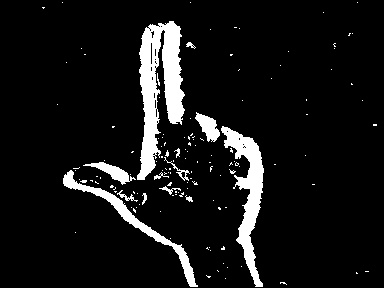
#> input picture L_1.jpg, 384 x 288 px, given in place of the camera
$ python 1_Record_Image.py
#> lines starting #> are read from the running program, lines starting #| are printed output that depends on the picture; after the words box and inside, x2 and y2 are one past the last pixel; in counts of white or black regions, pixels touching at a corner belong together
# -*- coding: utf-8 -*-
"""
Created on Sun Nov 17 15:10:52 2019
@author: Etermeteor

This is a file which records new training data
(fist, L, okay, palm, peace) * 20 = 100 New Data
"""

import cv2
# parameters
(cap_region_x_begin, cap_region_y_end) = (0.4, 0.6)  # start point/total width
(threshold, blurValue, bgSubThreshold) = (60, 41, 50)
learningRate = 0.7

# ===== ===== ===== ===== ===== ===== ===== ===== ===== ===== ===== ===== =====
cap = cv2.VideoCapture(0)
bgModel = cv2.createBackgroundSubtractorMOG2()
frame_count = 0
count = 0

while cap.isOpened():
    ret, frame = cap.read()
#> frame is the input picture: shape (288, 384, 3); min 0, max 255, mean 21.6
    frame = cv2.bilateralFilter(frame, 5, 50, 100)  # smoothing filter
    frame = cv2.flip(frame, 1)  # flip the frame horizontally
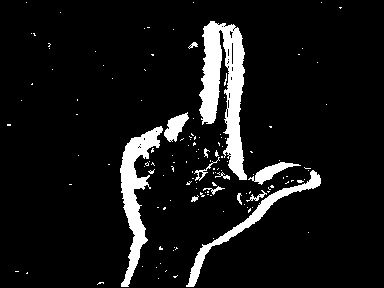
#> frame: shape (288, 384, 3); min 0, max 255, mean 21.6
    cv2.rectangle(frame, (int(cap_region_x_begin * frame.shape[1]), 0),
                  (frame.shape[1], int(cap_region_y_end * frame.shape[0])), (255, 0, 0), 2)
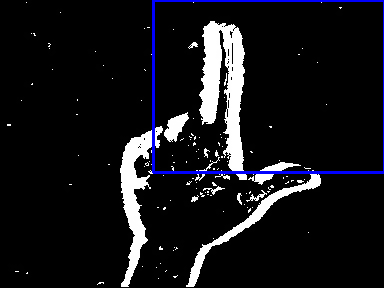
#> frame: shape (288, 384, 3); 1.66% of pixels changed, all inside (x1, y1, x2, y2) = (152, 0, 384, 174)

    cv2.imshow('Original Frame', frame)

    fgmask = bgModel.apply(frame, learningRate = learningRate)
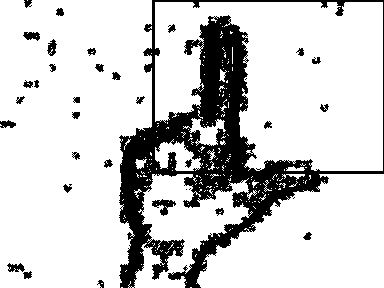
#> fgmask: shape (288, 384); values 127 (black) and 255 (white), 81.4% white; 35 black regions (4 under 20 px), largest, box (x1, y1, x2, y2) and area: (119, 0, 384, 288) 18986, (152, 199, 176, 216) 185, (23, 32, 40, 41) 106
    res = cv2.bitwise_and(frame, frame, mask = fgmask)

    img = res[0:int(cap_region_y_end * frame.shape[0]),
          int(cap_region_x_begin * frame.shape[1]):frame.shape[1]]  # clip the ROI
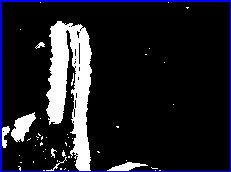
#> img: shape (172, 231, 3); mean B, G, R 38.5, 30.8, 30.8

    gray = cv2.cvtColor(img, cv2.COLOR_BGR2GRAY)
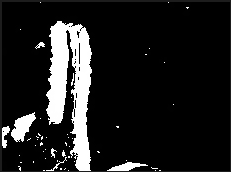
#> gray: shape (172, 231); min 0, max 255, mean 31.7
    blur = cv2.GaussianBlur(gray, (blurValue, blurValue), 0)
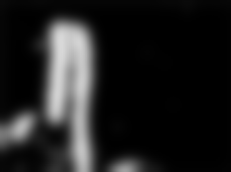
#> blur: shape (172, 231); min 0, max 216, mean 31.6
    ret, thresh = cv2.threshold(gray, threshold, 255, cv2.THRESH_BINARY + cv2.THRESH_OTSU)
#> thresh: shape (172, 231); 12.1% white; 52 white regions (45 under 20 px), largest, box (x1, y1, x2, y2) and area: (46, 21, 92, 171) 3888, (11, 112, 36, 142) 387, (107, 162, 148, 171) 187
#> ret = 29

    cv2.imshow('thresh', thresh)

    frame_count += 1
    if frame_count % 100 == 0:
        count += 1
        cv2.imwrite("NewTraining/peace_%d.jpg" % count, thresh)     # save frame as JPEG file
        print('Read a new frame: ', count)

    k = cv2.waitKey(5) & 0xff
#> (key Esc is pressed here)
    if k == 27:
        break

cap.release()
cv2.destroyAllWindows()

$ run again, on fist_5.jpg
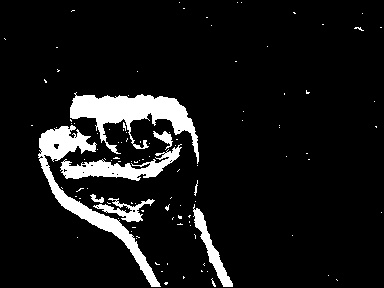
#> input picture fist_5.jpg, 384 x 288 px, given in place of the camera
#> frame is the input picture: shape (288, 384, 3); min 0, max 255, mean 22.6
#> `fgmask = bgModel.apply(frame, learningRate = learningRate)`:
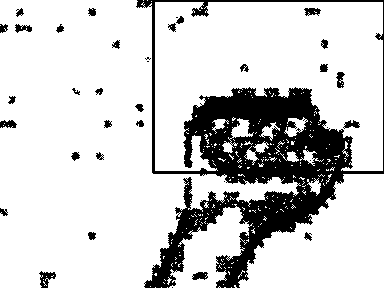
#> fgmask: shape (288, 384); values 127 (black) and 255 (white), 81.3% white; 36 black regions (7 under 20 px), largest, box (x1, y1, x2, y2) and area: (136, 0, 384, 288) 19059, (39, 271, 56, 288) 148, (0, 120, 17, 128) 98
#> `blur = cv2.GaussianBlur(gray, (blurValue, blurValue), 0)`:
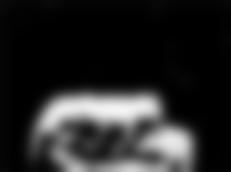
#> blur: shape (172, 231); min 0, max 244, mean 38.5
#> thresh: shape (172, 231); 14.8% white; 46 white regions (42 under 20 px), largest, box (x1, y1, x2, y2) and area: (32, 92, 161, 164) 3343, (134, 125, 193, 171) 1289, (49, 144, 171, 171) 975, (58, 131, 78, 150) 152
#> ret = 29

$ run again, on okay_2.jpg
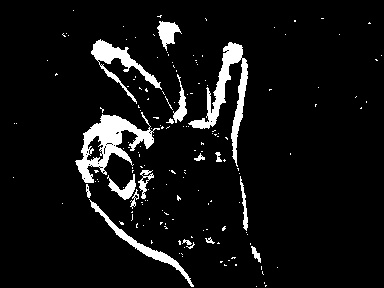
#> input picture okay_2.jpg, 384 x 288 px, given in place of the camera
#> frame is the input picture: shape (288, 384, 3); min 0, max 255, mean 18
#> `fgmask = bgModel.apply(frame, learningRate = learningRate)`:
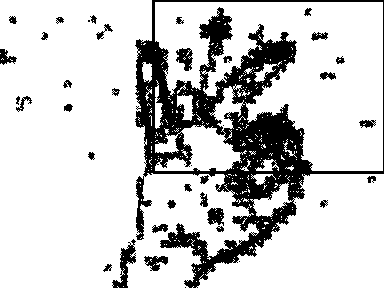
#> fgmask: shape (288, 384); values 127 (black) and 255 (white), 80.7% white; 40 black regions (7 under 20 px), largest, box (x1, y1, x2, y2) and area: (135, 0, 384, 288) 18668, (112, 239, 136, 288) 437, (176, 48, 193, 71) 238
#> `blur = cv2.GaussianBlur(gray, (blurValue, blurValue), 0)`:
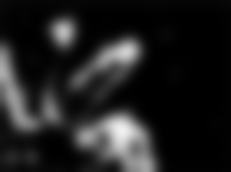
#> blur: shape (172, 231); min 0, max 240, mean 32
#> thresh: shape (172, 231); 12.2% white; 85 white regions (77 under 20 px), largest, box (x1, y1, x2, y2) and area: (71, 112, 156, 171) 1978, (69, 39, 140, 104) 1032, (2, 43, 43, 129) 888
#> ret = 29

$ run again, on palm_3.jpg
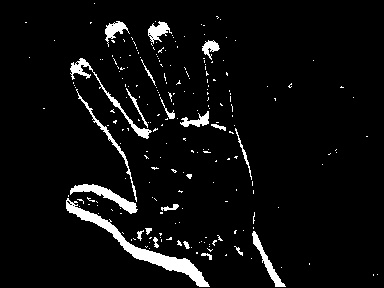
#> input picture palm_3.jpg, 384 x 288 px, given in place of the camera
#> frame is the input picture: shape (288, 384, 3); min 0, max 255, mean 13.3
#> `fgmask = bgModel.apply(frame, learningRate = learningRate)`:
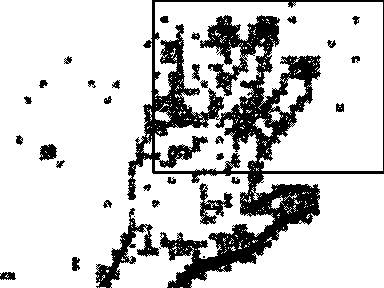
#> fgmask: shape (288, 384); values 127 (black) and 255 (white), 80.6% white; 34 black regions (4 under 20 px), largest, box (x1, y1, x2, y2) and area: (127, 0, 384, 288) 18217, (95, 208, 159, 288) 1271, (199, 183, 233, 225) 542
#> `blur = cv2.GaussianBlur(gray, (blurValue, blurValue), 0)`:
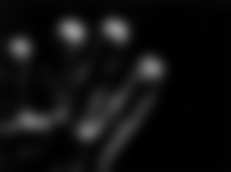
#> blur: shape (172, 231); min 0, max 149, mean 16
#> thresh: shape (172, 231); 6% white; 129 white regions (119 under 20 px), largest, box (x1, y1, x2, y2) and area: (79, 58, 161, 139) 548, (101, 89, 155, 171) 283, (59, 21, 83, 44) 267
#> ret = 29
